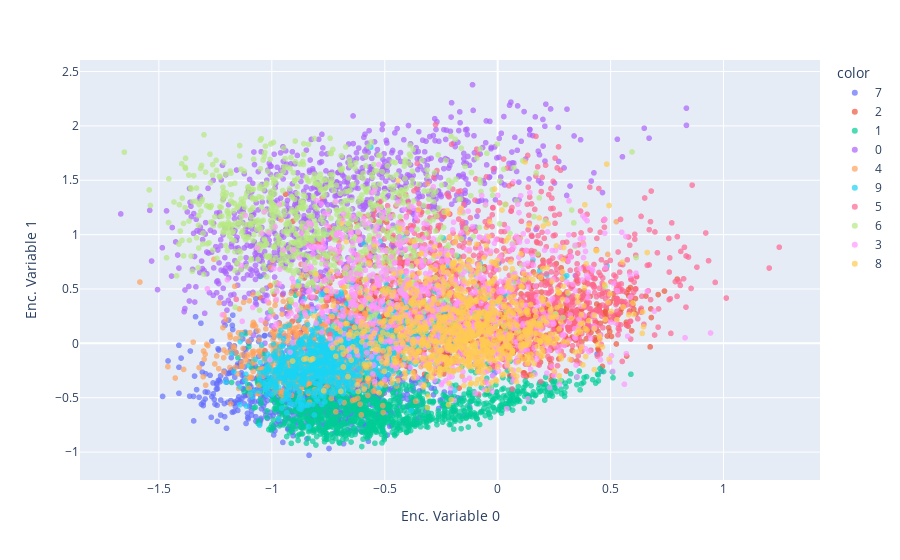

The code cell stored with this chart in its notebook:
### Code cell
px.scatter(encoded_samples, x='Enc. Variable 0', y='Enc. Variable 1',
		   color=encoded_samples.label.astype(str), opacity=0.7)

### Figure 1 — Plotly figure (JSON) as saved in the notebook; plotly's stock layout.template omitted (floating-point values rounded to 4 significant figures; data arrays with more than 128 entries replaced by an {"elided": "..."} marker saying what was removed)
{"data": [{"hovertemplate": "color=7<br>Enc. Variable 0=%{x}<br>Enc. Variable 1=%{y}<extra></extra>", "legendgroup": "7", "marker": {"color": "#636efa", "opacity": 0.7, "symbol": "circle"}, "mode": "markers", "name": "7", "showlegend": true, "type": "scattergl", "x": {"elided": "1028 float values"}, "xaxis": "x", "y": {"elided": "1028 float values"}, "yaxis": "y"}, {"hovertemplate": "color=2<br>Enc. Variable 0=%{x}<br>Enc. Variable 1=%{y}<extra></extra>", "legendgroup": "2", "marker": {"color": "#EF553B", "opacity": 0.7, "symbol": "circle"}, "mode": "markers", "name": "2", "showlegend": true, "type": "scattergl", "x": {"elided": "1032 float values"}, "xaxis": "x", "y": {"elided": "1032 float values"}, "yaxis": "y"}, {"hovertemplate": "color=1<br>Enc. Variable 0=%{x}<br>Enc. Variable 1=%{y}<extra></extra>", "legendgroup": "1", "marker": {"color": "#00cc96", "opacity": 0.7, "symbol": "circle"}, "mode": "markers", "name": "1", "showlegend": true, "type": "scattergl", "x": {"elided": "1135 float values"}, "xaxis": "x", "y": {"elided": "1135 float values"}, "yaxis": "y"}, {"hovertemplate": "color=0<br>Enc. Variable 0=%{x}<br>Enc. Variable 1=%{y}<extra></extra>", "legendgroup": "0", "marker": {"color": "#ab63fa", "opacity": 0.7, "symbol": "circle"}, "mode": "markers", "name": "0", "showlegend": true, "type": "scattergl", "x": {"elided": "980 float values"}, "xaxis": "x", "y": {"elided": "980 float values"}, "yaxis": "y"}, {"hovertemplate": "color=4<br>Enc. Variable 0=%{x}<br>Enc. Variable 1=%{y}<extra></extra>", "legendgroup": "4", "marker": {"color": "#FFA15A", "opacity": 0.7, "symbol": "circle"}, "mode": "markers", "name": "4", "showlegend": true, "type": "scattergl", "x": {"elided": "982 float values"}, "xaxis": "x", "y": {"elided": "982 float values"}, "yaxis": "y"}, {"hovertemplate": "color=9<br>Enc. Variable 0=%{x}<br>Enc. Variable 1=%{y}<extra></extra>", "legendgroup": "9", "marker": {"color": "#19d3f3", "opacity": 0.7, "symbol": "circle"}, "mode": "markers", "name": "9", "showlegend": true, "type": "scattergl", "x": {"elided": "1009 float values"}, "xaxis": "x", "y": {"elided": "1009 float values"}, "yaxis": "y"}, {"hovertemplate": "color=5<br>Enc. Variable 0=%{x}<br>Enc. Variable 1=%{y}<extra></extra>", "legendgroup": "5", "marker": {"color": "#FF6692", "opacity": 0.7, "symbol": "circle"}, "mode": "markers", "name": "5", "showlegend": true, "type": "scattergl", "x": {"elided": "892 float values"}, "xaxis": "x", "y": {"elided": "892 float values"}, "yaxis": "y"}, {"hovertemplate": "color=6<br>Enc. Variable 0=%{x}<br>Enc. Variable 1=%{y}<extra></extra>", "legendgroup": "6", "marker": {"color": "#B6E880", "opacity": 0.7, "symbol": "circle"}, "mode": "markers", "name": "6", "showlegend": true, "type": "scattergl", "x": {"elided": "958 float values"}, "xaxis": "x", "y": {"elided": "958 float values"}, "yaxis": "y"}, {"hovertemplate": "color=3<br>Enc. Variable 0=%{x}<br>Enc. Variable 1=%{y}<extra></extra>", "legendgroup": "3", "marker": {"color": "#FF97FF", "opacity": 0.7, "symbol": "circle"}, "mode": "markers", "name": "3", "showlegend": true, "type": "scattergl", "x": {"elided": "1010 float values"}, "xaxis": "x", "y": {"elided": "1010 float values"}, "yaxis": "y"}, {"hovertemplate": "color=8<br>Enc. Variable 0=%{x}<br>Enc. Variable 1=%{y}<extra></extra>", "legendgroup": "8", "marker": {"color": "#FECB52", "opacity": 0.7, "symbol": "circle"}, "mode": "markers", "name": "8", "showlegend": true, "type": "scattergl", "x": {"elided": "974 float values"}, "xaxis": "x", "y": {"elided": "974 float values"}, "yaxis": "y"}], "layout": {"legend": {"title": {"text": "color"}, "tracegroupgap": 0}, "margin": {"t": 60}, "xaxis": {"anchor": "y", "domain": [0, 1], "title": {"text": "Enc. Variable 0"}}, "yaxis": {"anchor": "x", "domain": [0, 1], "title": {"text": "Enc. Variable 1"}}}}
